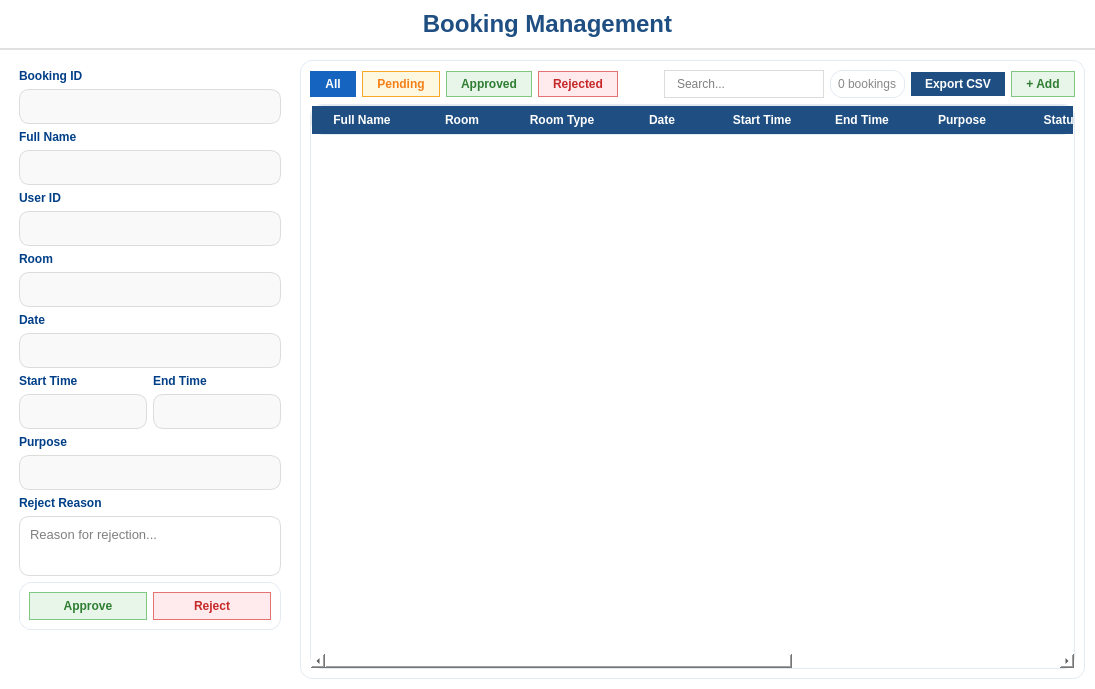
<?xml version="1.0" encoding="UTF-8"?>
<ui version="4.0">
 <class>BookingOverviewContent</class>
 <widget class="QWidget" name="BookingOverviewContent">
  <property name="styleSheet">
   <string notr="true">background-color: white;</string>
  </property>
  <layout class="QVBoxLayout" name="mainLayout">
   <property name="spacing"><number>0</number></property>
   <property name="leftMargin"><number>0</number></property>
   <property name="topMargin"><number>0</number></property>
   <property name="rightMargin"><number>0</number></property>
   <property name="bottomMargin"><number>0</number></property>
   <item>
    <widget class="QLabel" name="lblTitle">
     <property name="styleSheet">
      <string notr="true">QLabel { font-size: 24px; font-weight: bold; color: #1F4F82; padding: 10px; border-bottom: 2px solid #E0E0E0; }</string>
     </property>
     <property name="text"><string>Booking Management</string></property>
     <property name="alignment"><set>Qt::AlignCenter</set></property>
    </widget>
   </item>
   <item>
    <layout class="QHBoxLayout" name="contentLayout">
     <property name="spacing"><number>10</number></property>
     <property name="leftMargin"><number>10</number></property>
     <property name="topMargin"><number>10</number></property>
     <property name="rightMargin"><number>10</number></property>
     <property name="bottomMargin"><number>10</number></property>
     <item>
      <widget class="QWidget" name="formPanel" native="true">
       <property name="maximumSize"><size><width>280</width><height>16777215</height></size></property>
       <layout class="QVBoxLayout" name="formLayout">
        <property name="spacing"><number>6</number></property>
        <item>
         <widget class="QLabel" name="lblNumber">
          <property name="styleSheet"><string notr="true">color: #003F87; font-weight: 600;</string></property>
          <property name="text"><string>Booking ID</string></property>
         </widget>
        </item>
        <item>
         <widget class="QLineEdit" name="lineEditNumber">
          <property name="readOnly"><bool>true</bool></property>
          <property name="styleSheet"><string notr="true">QLineEdit { border: 1px solid #dcdcdc; border-radius: 10px; padding: 8px; font-size: 13px; color: black; background: #f9f9f9; }</string></property>
         </widget>
        </item>
        <item>
         <widget class="QLabel" name="lblFullName">
          <property name="styleSheet"><string notr="true">color: #003F87; font-weight: 600;</string></property>
          <property name="text"><string>Full Name</string></property>
         </widget>
        </item>
        <item>
         <widget class="QLineEdit" name="lineEditFullName">
          <property name="readOnly"><bool>true</bool></property>
          <property name="styleSheet"><string notr="true">QLineEdit { border: 1px solid #dcdcdc; border-radius: 10px; padding: 8px; font-size: 13px; color: black; background: #f9f9f9; }</string></property>
         </widget>
        </item>
        <item>
         <widget class="QLabel" name="lblNameID">
          <property name="styleSheet"><string notr="true">color: #003F87; font-weight: 600;</string></property>
          <property name="text"><string>User ID</string></property>
         </widget>
        </item>
        <item>
         <widget class="QLineEdit" name="lineEditNameID">
          <property name="readOnly"><bool>true</bool></property>
          <property name="styleSheet"><string notr="true">QLineEdit { border: 1px solid #dcdcdc; border-radius: 10px; padding: 8px; font-size: 13px; color: black; background: #f9f9f9; }</string></property>
         </widget>
        </item>
        <item>
         <widget class="QLabel" name="lblRoom">
          <property name="styleSheet"><string notr="true">color: #003F87; font-weight: 600;</string></property>
          <property name="text"><string>Room</string></property>
         </widget>
        </item>
        <item>
         <widget class="QLineEdit" name="lineEditRoom">
          <property name="readOnly"><bool>true</bool></property>
          <property name="styleSheet"><string notr="true">QLineEdit { border: 1px solid #dcdcdc; border-radius: 10px; padding: 8px; font-size: 13px; color: black; background: #f9f9f9; }</string></property>
         </widget>
        </item>
        <item>
         <widget class="QLabel" name="lblDate">
          <property name="styleSheet"><string notr="true">color: #003F87; font-weight: 600;</string></property>
          <property name="text"><string>Date</string></property>
         </widget>
        </item>
        <item>
         <widget class="QLineEdit" name="lineEditDate">
          <property name="readOnly"><bool>true</bool></property>
          <property name="styleSheet"><string notr="true">QLineEdit { border: 1px solid #dcdcdc; border-radius: 10px; padding: 8px; font-size: 13px; color: black; background: #f9f9f9; }</string></property>
         </widget>
        </item>
        <item>
         <layout class="QHBoxLayout" name="timeLayout">
          <item>
           <layout class="QVBoxLayout">
            <item>
             <widget class="QLabel" name="lblStartTime">
              <property name="styleSheet"><string notr="true">color: #003F87; font-weight: 600;</string></property>
              <property name="text"><string>Start Time</string></property>
             </widget>
            </item>
            <item>
             <widget class="QLineEdit" name="lineEditStartTime">
              <property name="readOnly"><bool>true</bool></property>
              <property name="styleSheet"><string notr="true">QLineEdit { border: 1px solid #dcdcdc; border-radius: 10px; padding: 8px; font-size: 13px; color: black; background: #f9f9f9; }</string></property>
             </widget>
            </item>
           </layout>
          </item>
          <item>
           <layout class="QVBoxLayout">
            <item>
             <widget class="QLabel" name="lblEndTime">
              <property name="styleSheet"><string notr="true">color: #003F87; font-weight: 600;</string></property>
              <property name="text"><string>End Time</string></property>
             </widget>
            </item>
            <item>
             <widget class="QLineEdit" name="lineEditEndTime">
              <property name="readOnly"><bool>true</bool></property>
              <property name="styleSheet"><string notr="true">QLineEdit { border: 1px solid #dcdcdc; border-radius: 10px; padding: 8px; font-size: 13px; color: black; background: #f9f9f9; }</string></property>
             </widget>
            </item>
           </layout>
          </item>
         </layout>
        </item>
        <item>
         <widget class="QLabel" name="lblPurpose">
          <property name="styleSheet"><string notr="true">color: #003F87; font-weight: 600;</string></property>
          <property name="text"><string>Purpose</string></property>
         </widget>
        </item>
        <item>
         <widget class="QLineEdit" name="lineEditPurpose">
          <property name="readOnly"><bool>true</bool></property>
          <property name="styleSheet"><string notr="true">QLineEdit { border: 1px solid #dcdcdc; border-radius: 10px; padding: 8px; font-size: 13px; color: black; background: #f9f9f9; }</string></property>
         </widget>
        </item>
        <item>
         <widget class="QLabel" name="lblRejectReason">
          <property name="styleSheet"><string notr="true">color: #003F87; font-weight: 600;</string></property>
          <property name="text"><string>Reject Reason</string></property>
         </widget>
        </item>
        <item>
         <widget class="QTextEdit" name="txtRejectReason">
          <property name="maximumSize"><size><width>16777215</width><height>60</height></size></property>
          <property name="styleSheet"><string notr="true">QTextEdit { border: 1px solid #dcdcdc; border-radius: 10px; padding: 6px; font-size: 13px; color: black; background: white; }</string></property>
          <property name="placeholderText"><string>Reason for rejection...</string></property>
         </widget>
        </item>
        <item>
         <widget class="QFrame" name="btnFrame">
          <property name="styleSheet"><string notr="true">border-radius: 12px; border: 1px solid #E3EAF2;</string></property>
          <layout class="QHBoxLayout" name="btnLayout">
           <item>
            <widget class="QPushButton" name="pushButtonApprove">
             <property name="styleSheet"><string notr="true">QPushButton { background-color: #E8F5E9; border: 1px solid #81C784; border-radius: 15px; padding: 6px 15px; color: #2E7D32; font-weight: 500; } QPushButton:hover { background-color: #4CAF50; color: white; }</string></property>
             <property name="text"><string>Approve</string></property>
            </widget>
           </item>
           <item>
            <widget class="QPushButton" name="pushButtonReject">
             <property name="styleSheet"><string notr="true">QPushButton { background-color: #FFEBEE; border: 1px solid #E57373; border-radius: 15px; padding: 6px 15px; color: #C62828; font-weight: 500; } QPushButton:hover { background-color: #EF5350; color: white; }</string></property>
             <property name="text"><string>Reject</string></property>
            </widget>
           </item>
          </layout>
         </widget>
        </item>
        <item>
         <spacer name="verticalSpacer">
          <property name="orientation"><enum>Qt::Vertical</enum></property>
          <property name="sizeHint" stdset="0"><size><width>20</width><height>40</height></size></property>
         </spacer>
        </item>
       </layout>
      </widget>
     </item>
     <item>
      <widget class="QFrame" name="tablePanel">
       <property name="styleSheet"><string notr="true">QFrame { background-color: white; border-radius: 12px; border: 1px solid #E3EAF2; }</string></property>
       <layout class="QVBoxLayout" name="tableLayout">
        <item>
         <layout class="QHBoxLayout" name="filterLayout">
          <property name="spacing"><number>6</number></property>
          <item>
           <widget class="QPushButton" name="pushButtonAll">
            <property name="styleSheet"><string notr="true">QPushButton { background-color: #E3F2FD; border: 1px solid #1565C0; border-radius: 15px; padding: 5px 14px; color: #0D47A1; font-weight: 500; font-size: 12px; } QPushButton:checked { background-color: #1565C0; color: white; } QPushButton:hover { background-color: #1E88E5; color: white; }</string></property>
            <property name="text"><string>All</string></property>
            <property name="checkable"><bool>true</bool></property>
            <property name="checked"><bool>true</bool></property>
            <property name="autoExclusive"><bool>true</bool></property>
           </widget>
          </item>
          <item>
           <widget class="QPushButton" name="pushButtonPending">
            <property name="styleSheet"><string notr="true">QPushButton { background-color: #FFF8E1; border: 1px solid #F9A825; border-radius: 15px; padding: 5px 14px; color: #F57F17; font-weight: 500; font-size: 12px; } QPushButton:checked { background-color: #F9A825; color: white; } QPushButton:hover { background-color: #FBC02D; color: white; }</string></property>
            <property name="text"><string>Pending</string></property>
            <property name="checkable"><bool>true</bool></property>
            <property name="autoExclusive"><bool>true</bool></property>
           </widget>
          </item>
          <item>
           <widget class="QPushButton" name="pushButtonApproved">
            <property name="styleSheet"><string notr="true">QPushButton { background-color: #E8F5E9; border: 1px solid #81C784; border-radius: 15px; padding: 5px 14px; color: #2E7D32; font-weight: 500; font-size: 12px; } QPushButton:checked { background-color: #4CAF50; color: white; } QPushButton:hover { background-color: #4CAF50; color: white; }</string></property>
            <property name="text"><string>Approved</string></property>
            <property name="checkable"><bool>true</bool></property>
            <property name="autoExclusive"><bool>true</bool></property>
           </widget>
          </item>
          <item>
           <widget class="QPushButton" name="pushButtonRejected">
            <property name="styleSheet"><string notr="true">QPushButton { background-color: #FFEBEE; border: 1px solid #E57373; border-radius: 15px; padding: 5px 14px; color: #C62828; font-weight: 500; font-size: 12px; } QPushButton:checked { background-color: #EF5350; color: white; } QPushButton:hover { background-color: #EF5350; color: white; }</string></property>
            <property name="text"><string>Rejected</string></property>
            <property name="checkable"><bool>true</bool></property>
            <property name="autoExclusive"><bool>true</bool></property>
           </widget>
          </item>
          <item>
           <spacer name="filterSpacer">
            <property name="orientation"><enum>Qt::Horizontal</enum></property>
            <property name="sizeHint" stdset="0"><size><width>40</width><height>20</height></size></property>
           </spacer>
          </item>
          <item>
           <widget class="QLineEdit" name="lineEditSearch">
            <property name="minimumSize"><size><width>160</width><height>0</height></size></property>
            <property name="styleSheet"><string notr="true">QLineEdit { color: black; padding: 5px 10px; border: 1px solid #dcdcdc; border-radius: 15px; font-size: 12px; } QLineEdit:focus { border: 1px solid #1f4f82; }</string></property>
            <property name="placeholderText"><string>Search...</string></property>
           </widget>
          </item>
          <item>
           <widget class="QLabel" name="lblCount">
            <property name="text"><string>0 bookings</string></property>
            <property name="styleSheet"><string notr="true">color: #888; font-size: 12px; padding: 0 4px;</string></property>
           </widget>
          </item>
          <item>
           <widget class="QPushButton" name="pushButtonExportCSV">
            <property name="styleSheet"><string notr="true">QPushButton { background-color: #1F4F82; color: white; border: none; border-radius: 15px; padding: 5px 14px; font-weight: 500; font-size: 12px; } QPushButton:hover { background-color: #163D66; }</string></property>
            <property name="text"><string>Export CSV</string></property>
           </widget>
          </item>
          <item>
           <widget class="QPushButton" name="pushButtonAdd">
            <property name="styleSheet"><string notr="true">QPushButton { background-color: #E8F5E9; border: 1px solid #81C784; border-radius: 15px; padding: 5px 14px; color: #2E7D32; font-weight: 500; font-size: 12px; } QPushButton:hover { background-color: #4CAF50; color: white; }</string></property>
            <property name="text"><string>+ Add</string></property>
           </widget>
          </item>
         </layout>
        </item>
        <item>
         <widget class="QTableWidget" name="tableWidgetBookings">
          <property name="selectionBehavior"><enum>QAbstractItemView::SelectRows</enum></property>
          <property name="editTriggers"><set>QAbstractItemView::NoEditTriggers</set></property>
          <property name="alternatingRowColors"><bool>true</bool></property>
          <property name="showGrid"><bool>false</bool></property>
          <property name="styleSheet"><string notr="true">QTableWidget { background-color: white; color: #333; border: 1px solid #E3EAF2; font-size: 13px; }
QTableWidget::item { color: #333; padding: 4px; }
QTableWidget::item:selected { background-color: #BBDEFB; color: #333; }
QHeaderView::section { background-color: #1F4F82; color: white; font-weight: bold; padding: 6px; border: none; }</string></property>
          <column><property name="text"><string>Full Name</string></property></column>
          <column><property name="text"><string>Room</string></property></column>
          <column><property name="text"><string>Room Type</string></property></column>
          <column><property name="text"><string>Date</string></property></column>
          <column><property name="text"><string>Start Time</string></property></column>
          <column><property name="text"><string>End Time</string></property></column>
          <column><property name="text"><string>Purpose</string></property></column>
          <column><property name="text"><string>Status</string></property></column>
          <column><property name="text"><string>Password</string></property></column>
          <column><property name="text"><string>Edit</string></property></column>
          <column><property name="text"><string>Delete</string></property></column>
         </widget>
        </item>
       </layout>
      </widget>
     </item>
    </layout>
   </item>
  </layout>
 </widget>
 <resources/>
 <connections/>
</ui>
